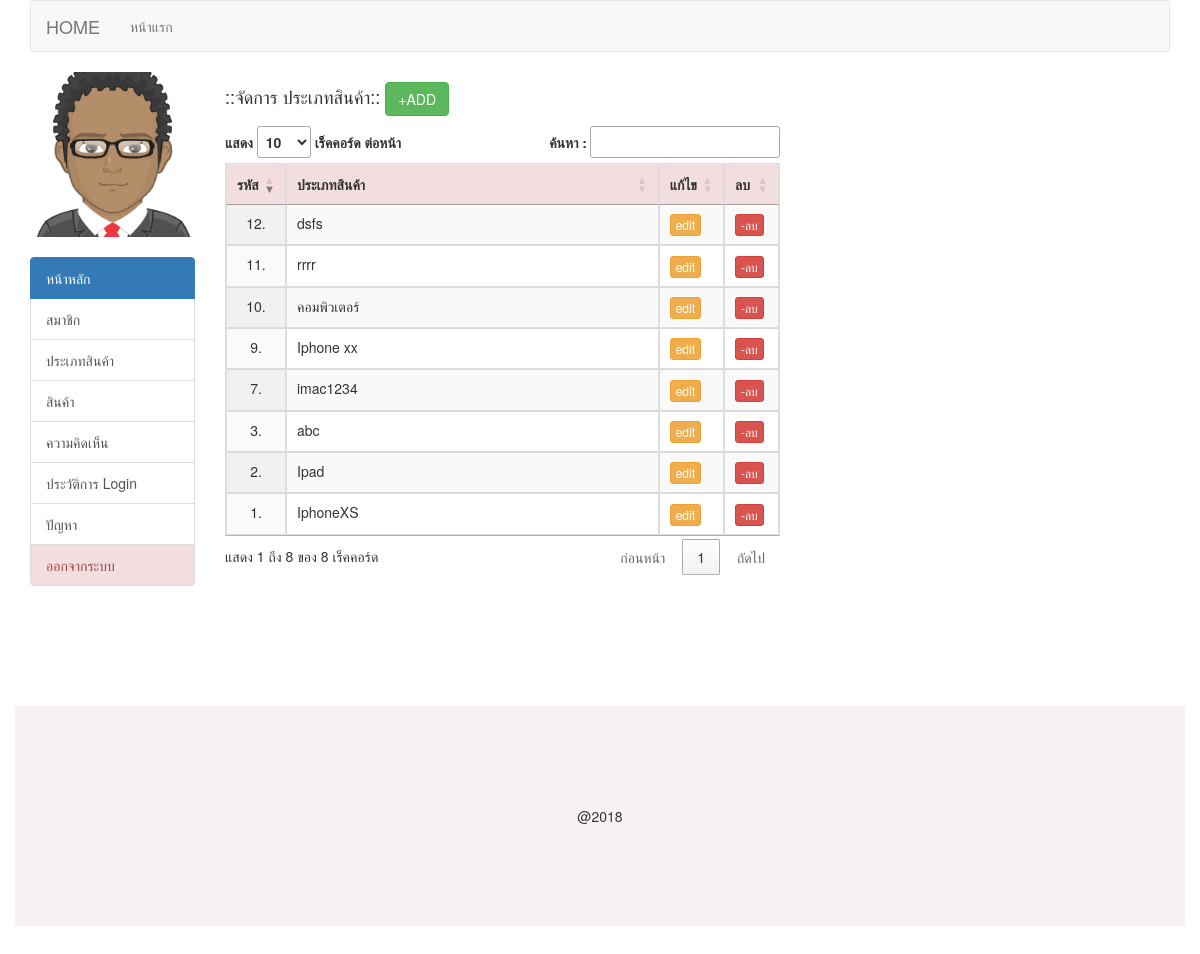
The page /admin/prdtype.php (signed in) on the database its author committed.
### tables this page shows
CREATE TABLE `tbl_member` (
  `m_id` int(11) NOT NULL,
  `m_username` varchar(50) NOT NULL,
  `m_password` varchar(128) NOT NULL,
  `m_fname` varchar(20) NOT NULL,
  `m_name` varchar(100) NOT NULL,
  `m_lname` varchar(100) NOT NULL,
  `m_email` varchar(50) NOT NULL,
  `m_phone` varchar(20) NOT NULL,
  `m_img` varchar(50) NOT NULL,
  `m_level` varchar(10) NOT NULL,
  `m_datesave` timestamp NOT NULL DEFAULT CURRENT_TIMESTAMP
);

CREATE TABLE `tbl_prd_type` (
  `t_id` int(11) NOT NULL,
  `t_name` varchar(100) NOT NULL
);

### admin/prdtype_list.php (the view, shortened to what this page needs)
<?php
$query = "SELECT * FROM tbl_prd_type ORDER BY t_id asc" or die("Error:" . mysqli_error());
$result = mysqli_query($condb, $query);
echo "<table id='example' class='display table table-bordered table-hover' cellspacing='0'>";
echo "
<thead>
<tr align='center' class='danger'>
<th width='5%'>รหัส</th>
<th width='75%'>ประเภทสินค้า</th>
<th width='10%'>แก้ไข</th>
<th width='10%'>ลบ</th>
</tr>
</thead>
";
while($row = mysqli_fetch_array($result)) {
  echo "<tr>";
  echo "<td align='center'>" .$row["t_id"] .'.'. "</td> ";
  echo "<td>" .$row["t_name"] .  "</td> ";
  echo "<td>
  <a href='prdtype.php?ID=$row[0]&act=edit' class='btn btn-warning btn-xs'>edit</a></td> ";
  echo "<td>
  <a href='prdtype_del_db.php?ID=$row[0]' onclick=\"return confirm('ยืนยันการลบ?')\" class='btn btn-danger btn-xs'>-ลบ</a></td> ";
  echo "</tr>";
}
echo "</table>";
?>

### admin/menu_l.php
<img src="../mimg/<?php echo $m_img;?>" alt="" width="100%">
<br><br>
<div class="list-group">
	<a href="index.php" class="list-group-item active">
		หน้าหลัก
	</a>
	<a href="member.php" class="list-group-item">สมาชิก</a>
	<a href="prdtype.php" class="list-group-item">ประเภทสินค้า</a>
	<a href="prd.php" class="list-group-item">สินค้า</a>
	<a href="comment.php" class="list-group-item">ความคิดเห็น</a>
	<a href="index.php?act=log_login" class="list-group-item">ประวัติการ Login</a>
	<a href="problem.php" class="list-group-item">ปัญหา</a>
	<a href="../logout.php" onclick="return confirm('Confirm?');" class="list-group-item list-group-item-danger">ออกจากระบบ</a>
</div>

### rows shown on the page
tbl_member: m_img (picture)
tbl_prd_type: t_id "1", t_name "IphoneXS"
tbl_prd_type: t_id "2", t_name "Ipad"
tbl_prd_type: t_id "3", t_name "abc"
tbl_prd_type: t_id "7", t_name "imac1234"
tbl_prd_type: t_id "9", t_name "Iphone xx"
tbl_prd_type: t_id "10", t_name "คอมพิวเตอร์"
tbl_prd_type: t_id "11", t_name "rrrr"
tbl_prd_type: t_id "12", t_name "dsfs"
